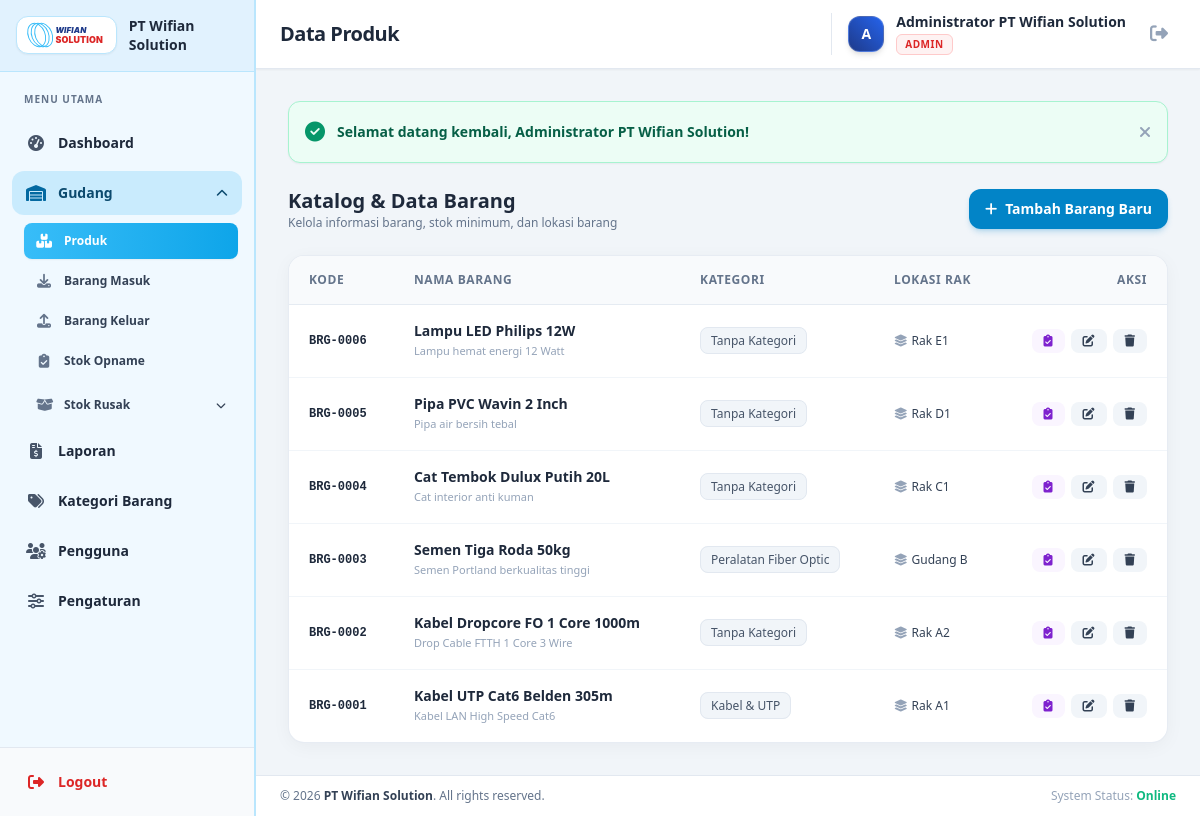
/pages/produk.php (signed in), run on the app's committed database.
### tables this page shows
CREATE TABLE `settings` (
  `id` INT AUTO_INCREMENT PRIMARY KEY,
  `nama_toko` VARCHAR(150) NOT NULL,
  `logo` VARCHAR(255) DEFAULT NULL,
  `alamat` TEXT DEFAULT NULL,
  `telepon` VARCHAR(50) DEFAULT NULL,
  `email` VARCHAR(100) DEFAULT NULL
);

CREATE TABLE `products` (
  `id` INT AUTO_INCREMENT PRIMARY KEY,
  `kode_barang` VARCHAR(50) NOT NULL UNIQUE,
  `nama_barang` VARCHAR(150) NOT NULL,
  `kategori_id` INT DEFAULT NULL,
  `satuan` VARCHAR(30) NOT NULL,
  `harga_beli` DECIMAL(15,2) NOT NULL DEFAULT 0.00,
  `harga_jual` DECIMAL(15,2) NOT NULL DEFAULT 0.00,
  `stok` INT NOT NULL DEFAULT 0,
  `stok_minimum` INT NOT NULL DEFAULT 5,
  `lokasi_rak` VARCHAR(50) DEFAULT NULL,
  `deskripsi` TEXT DEFAULT NULL,
  `created_at` DATETIME DEFAULT CURRENT_TIMESTAMP,
  CONSTRAINT `fk_products_category` FOREIGN KEY (`kategori_id`) REFERENCES `categories` (`id`) ON DELETE SET NULL ON UPDATE CASCADE
);

CREATE TABLE `categories` (
  `id` INT AUTO_INCREMENT PRIMARY KEY,
  `nama_kategori` VARCHAR(100) NOT NULL UNIQUE,
  `created_at` DATETIME DEFAULT CURRENT_TIMESTAMP
);

### includes/auth.php (called while the page is built, shortened)
<?php
function e($str) {
    return htmlspecialchars($str ?? '', ENT_QUOTES, 'UTF-8');
}
function getStoreSettings() {
    static $settings = null;
    if ($settings === null) {
        try {
            $pdo = getDBConnection();
            $stmt = $pdo->query("SELECT * FROM settings WHERE id = 1 LIMIT 1");
            $settings = $stmt->fetch();
        } catch (Exception $e) {
            $settings = [
                'nama_toko' => 'PT Wifian Solution',
                'logo' => '',
                'alamat' => '',
                'telepon' => '',
                'email' => ''
            ];
        }
    }
    return $settings;
}

### pages/produk.php (the view, shortened to what this page needs)
<?php
require_once __DIR__ . '/../includes/header.php';
$pdo = getDBConnection();
$query = "
    SELECT p.*, c.nama_kategori
    FROM products p
    LEFT JOIN categories c ON p.kategori_id = c.id
";
$query .= " ORDER BY p.id DESC ";
$products = $pdo->query($query)->fetchAll();
?>
<div class="flex flex-col sm:flex-row items-start sm:items-center justify-between gap-4 mb-6">
    <div>
        <h2 class="text-xl font-bold text-slate-800">Katalog & Data Barang</h2>
        <p class="text-xs text-slate-500">Kelola informasi barang, stok minimum, dan lokasi barang</p>
    </div>
    <button onclick="openModal('modalAddProduct')" class="inline-flex items-center gap-2 bg-sky-600 hover:bg-sky-700 text-white font-semibold text-sm px-4 py-2.5 rounded-xl shadow-md shadow-sky-600/20 transition-all">
        <i class="fa-solid fa-plus"></i>
        <span>Tambah Barang Baru</span>
    </button>
</div>
<div class="bg-white rounded-2xl border border-slate-200/80 shadow-subtle overflow-hidden">
    <div class="overflow-x-auto">
        <table id="tableProduct" class="w-full text-left text-sm text-slate-600">
            <thead class="bg-slate-50 text-xs uppercase tracking-wider text-slate-500 font-semibold border-b border-slate-200/80">
                <tr>
                    <th class="px-5 py-4">Kode</th>
                    <th class="px-5 py-4">Nama Barang</th>
                    <th class="px-5 py-4">Kategori</th>
                    <th class="px-5 py-4">Lokasi Rak</th>
                    <th class="px-5 py-4 text-right">Aksi</th>
                </tr>
            </thead>
            <tbody class="divide-y divide-slate-100">
                <?php if (empty($products)): ?>
                    <tr>
                        <td colspan="5" class="px-5 py-12 text-center text-slate-400">
                            <i class="fa-solid fa-box-open text-4xl mb-2 block text-slate-300"></i>
                            Tidak ada data barang ditemukan.
                        </td>
                    </tr>
                <?php else: ?>
                    <?php foreach ($products as $p): ?>
                        <tr class="hover:bg-slate-50/80 transition-colors">
                            <td class="px-5 py-4 font-mono text-xs font-bold text-slate-800">
                                <?= e($p['kode_barang']) ?>
                            </td>
                            <td class="px-5 py-4 font-semibold text-slate-800">
                                <?= e($p['nama_barang']) ?>
                                <?php if (!empty($p['deskripsi'])): ?>
                                    <div class="text-[11px] font-normal text-slate-400 truncate max-w-xs"><?= e($p['deskripsi']) ?></div>
                                <?php endif; ?>
                            </td>
                            <td class="px-5 py-4 text-xs font-medium text-slate-600">
                                <span class="bg-slate-100 px-2.5 py-1 rounded-lg border border-slate-200">
                                    <?= e($p['nama_kategori'] ?? 'Tanpa Kategori') ?>
                                </span>
                            </td>
                            <td class="px-5 py-4 text-xs font-medium text-slate-700">
                                <i class="fa-solid fa-layer-group text-slate-400 mr-1"></i><?= e($p['lokasi_rak'] ?: '-') ?>
                            </td>
                            <td class="px-5 py-4 text-right whitespace-nowrap">
                                <div class="inline-flex items-center justify-end gap-1.5">
                                    <a href="stok_opname.php?product_id=<?= $p['id'] ?>" class="inline-flex items-center justify-center px-3 py-1.5 rounded-lg text-xs font-semibold bg-purple-50 hover:bg-purple-100 text-purple-700 transition-colors" title="Stok Opname">
                                        <i class="fa-solid fa-clipboard-check"></i>
                                    </a>
                                    <button onclick='editProduct(<?= json_encode($p) ?>)' class="inline-flex items-center justify-center px-3 py-1.5 rounded-lg text-xs font-semibold bg-slate-100 hover:bg-sky-50 text-slate-700 hover:text-sky-600 transition-colors" title="Edit Produk">
                                        <i class="fa-solid fa-pen-to-square"></i>
                                    </button>
                                    <form action="../actions/produk_action.php" method="POST" class="inline-flex m-0 p-0" onsubmit="return confirm('Apakah Anda yakin ingin menghapus produk ini?');">
                                        <button type="submit" class="inline-flex items-center justify-center px-3 py-1.5 rounded-lg text-xs font-semibold bg-slate-100 hover:bg-rose-50 text-slate-700 hover:text-rose-600 transition-colors" title="Hapus Produk">
                                            <i class="fa-solid fa-trash"></i>
                                        </button>
                                    </form>
                                </div>
                            </td>
                        </tr>
                    <?php endforeach; ?>
                <?php endif; ?>
            </tbody>
        </table>
    </div>
</div>
<?php include __DIR__ . '/../includes/footer.php'; ?>

### includes/sidebar.php (shortened to what this page needs)
<?php
$currentPage = basename($_SERVER['PHP_SELF']);
$userRole    = $_SESSION['role'] ?? 'Admin';
$settings    = getStoreSettings();
$stokRusakItems = [
    ['key' => 'jenis_barang.php',  'label' => 'Jenis Barang',  'icon' => 'fa-boxes-stacked'],
    ['key' => 'riwayat_masuk.php', 'label' => 'Riwayat Masuk', 'icon' => 'fa-right-to-bracket'],
    ['key' => 'riwayat_keluar.php','label' => 'Riwayat Keluar','icon' => 'fa-right-from-bracket'],
];
$isStokRusakActive = in_array($currentPage, array_column($stokRusakItems, 'key'));
$gudangSubItems = [
    ['key' => 'produk.php', 'label' => 'Produk', 'icon' => 'fa-boxes-stacked', 'roles' => ['Admin', 'Warehouse']],
    ['key' => 'barang_masuk.php', 'label' => 'Barang Masuk', 'icon' => 'fa-download', 'roles' => ['Admin', 'NOC']],
    ['key' => 'barang_keluar.php', 'label' => 'Barang Keluar', 'icon' => 'fa-upload', 'roles' => ['Admin', 'NOC']],
    ['key' => 'stok_opname.php', 'label' => 'Stok Opname', 'icon' => 'fa-clipboard-check', 'roles' => ['Admin', 'User']],
];
$allowedGudangItems = array_filter($gudangSubItems, function($item) use ($userRole) {
    return in_array($userRole, $item['roles']);
});
$isGudangActive = in_array($currentPage, array_column($gudangSubItems, 'key')) || $isStokRusakActive;
$menuItems = [
    ['key' => 'dashboard.php', 'label' => 'Dashboard', 'icon' => 'fa-gauge-high', 'roles' => ['Admin', 'Warehouse', 'User', 'NOC']],
    ['key' => 'laporan.php', 'label' => 'Laporan', 'icon' => 'fa-file-invoice-dollar', 'roles' => ['Admin', 'Warehouse']],
    ['key' => 'kategori.php', 'label' => 'Kategori Barang', 'icon' => 'fa-tags', 'roles' => ['Admin', 'Warehouse']],
    ['key' => 'pengguna.php', 'label' => 'Pengguna', 'icon' => 'fa-users-gear', 'roles' => ['Admin']],
    ['key' => 'pengaturan.php', 'label' => 'Pengaturan', 'icon' => 'fa-sliders', 'roles' => ['Admin']],
];
?>
<aside id="sidebar" class="w-64 bg-sky-50 text-slate-900 flex flex-col fixed lg:static inset-y-0 left-0 z-50 transform -translate-x-full lg:translate-x-0 transition-transform duration-300 ease-in-out shadow-lg lg:shadow-none border-r-2 border-sky-200">
    <div class="p-4 border-b border-sky-200 flex items-center gap-3 bg-sky-100/90">
        <div class="bg-white px-2 py-1 rounded-xl shadow-sm flex-shrink-0 border border-sky-200">
            <img src="../assets/images/logo.svg" alt="Logo PT Wifian Solution" class="h-7 w-auto mx-auto">
        </div>
        <div class="flex-1 min-w-0">
            <h1 class="text-sm font-extrabold text-slate-800 leading-snug break-words">
                <?= e($settings['nama_toko']) ?>
            </h1>
        </div>
    </div>
    <nav class="flex-1 px-3 py-5 space-y-1.5 overflow-y-auto">
        <div class="px-3 pb-2 text-[10px] font-black text-slate-500 uppercase tracking-widest">Menu Utama</div>
        <?php foreach ($menuItems as $item): ?>
            <?php if ($item['key'] === 'laporan.php' && (!empty($allowedGudangItems) || $isStokRusakActive)): ?>
                <div x-data="{ openGudang: <?= $isGudangActive ? 'true' : 'false' ?>, openRusak: <?= $isStokRusakActive ? 'true' : 'false' ?> }" class="space-y-1">
                    <button type="button" @click="openGudang = !openGudang"
                            class="w-full flex items-center justify-between px-3.5 py-2.5 rounded-xl text-sm font-semibold transition-all duration-300 group <?= $isGudangActive ? 'bg-sky-200/70 text-sky-900 font-extrabold' : 'text-slate-800 hover:bg-sky-100/60' ?>">
                        <div class="flex items-center gap-3">
                            <i class="fa-solid fa-warehouse w-5 text-center text-base <?= $isGudangActive ? 'text-sky-700' : 'text-slate-600 group-hover:text-sky-600' ?>"></i>
                            <span>Gudang</span>
                        </div>
                        <i class="fa-solid fa-chevron-down text-xs transition-transform duration-300" :class="openGudang ? 'rotate-180' : 'rotate-0'"></i>
                    </button>
                    <div x-show="openGudang" x-collapse.duration.300ms x-cloak class="pl-3 pr-1 space-y-1 pt-1 overflow-hidden">
                        <?php foreach ($allowedGudangItems as $sub): ?>
                            <?php $isSubActive = ($currentPage === $sub['key']); ?>
                            <a href="<?= $sub['key'] ?>"
                               class="flex items-center gap-3 px-3 py-2 rounded-lg text-xs font-semibold transition-all duration-200 <?= $isSubActive ? 'bg-gradient-to-r from-sky-400 to-sky-500 text-white font-extrabold shadow-sm' : 'text-slate-700 hover:bg-sky-100' ?>">
                                <i class="fa-solid <?= $sub['icon'] ?> w-4 text-center text-sm <?= $isSubActive ? 'text-white' : 'text-slate-500' ?>"></i>
                                <span><?= e($sub['label']) ?></span>
                            </a>
                        <?php endforeach; ?>
                        <div class="space-y-1 pt-1">
                            <button type="button" @click="openRusak = !openRusak"
                                    class="w-full flex items-center justify-between px-3 py-2 rounded-lg text-xs font-semibold transition-all duration-200 <?= $isStokRusakActive ? 'bg-sky-200/80 text-sky-900 font-extrabold' : 'text-slate-700 hover:bg-sky-100' ?>">
                                <div class="flex items-center gap-3">
                                    <i class="fa-solid fa-box-open w-4 text-center text-sm <?= $isStokRusakActive ? 'text-sky-700' : 'text-slate-500' ?>"></i>
                                    <span>Stok Rusak</span>
                                </div>
                                <i class="fa-solid fa-chevron-down text-[10px] transition-transform duration-300" :class="openRusak ? 'rotate-180' : 'rotate-0'"></i>
                            </button>
                        </div>
                    </div>
                </div>
            <?php endif; ?>
            <?php if (in_array($userRole, $item['roles'])): ?>
                <?php $isActive = ($currentPage === $item['key']); ?>
                <a href="<?= $item['key'] ?>" class="flex items-center gap-3 px-3.5 py-2.5 rounded-xl text-sm font-semibold transition-all duration-200 group relative <?= $isActive ? 'bg-gradient-to-r from-sky-300 via-sky-400 to-sky-500 text-white font-extrabold shadow-md border-l-4 border-sky-400' : 'text-slate-800 hover:text-slate-900 hover:bg-sky-100/60' ?>">
                    <i class="fa-solid <?= $item['icon'] ?> w-5 text-center text-base <?= $isActive ? 'text-white' : 'text-slate-600 group-hover:text-sky-500' ?>"></i>
                    <span><?= e($item['label']) ?></span>
                </a>
            <?php endif; ?>
        <?php endforeach; ?>
    </nav>
    <div class="p-3 border-t border-slate-200 bg-slate-50">
        <a href="../logout.php" onclick="return confirm('Apakah Anda yakin ingin keluar?');" class="flex items-center gap-3 px-3.5 py-2.5 rounded-xl text-sm font-bold text-red-600 hover:bg-red-100 hover:text-red-700 transition-colors">
            <i class="fa-solid fa-right-from-bracket w-5 text-center text-base"></i>
            <span>Logout</span>
        </a>
    </div>
</aside>

### includes/footer.php (shortened to what this page needs)
<?php
$settings = getStoreSettings();
?>
        </main>
        <footer class="no-print bg-white border-t border-slate-200 py-3 px-6 text-center sm:text-left text-xs text-slate-500 flex flex-col sm:flex-row justify-between items-center gap-2">
            <div>
                &copy; <?= date('Y') ?> <strong class="text-slate-700"><?= e($settings['nama_toko']) ?></strong>. All rights reserved.
            </div>
            <div class="flex items-center gap-4 text-slate-400">
                <span>System Status: <span class="text-emerald-500 font-semibold">Online</span></span>
            </div>
        </footer>
    </div>
</div>
</body>
</html>

### assets/css/custom.css (style rules this page uses)
:root { --wifian-navy: #333; --wifian-blue: #333; --wifian-sky: #333; --wifian-cyan: #333; --wifian-red: #333; }
body { font-family: 'Inter', sans-serif; background-color: #f8fafc; }
.shadow-subtle { box-shadow: 0 4px 20px -2px rgba(15, 23, 42, 0.05); }

### data on the page
settings: nama_toko "PT Wifian Solution"
products: kode_barang "BRG-0006", nama_barang "Lampu LED Philips 12W", deskripsi "Lampu hemat energi 12 Watt", nama_kategori "Tanpa Kategori", lokasi_rak "Rak E1"
products: kode_barang "BRG-0005", nama_barang "Pipa PVC Wavin 2 Inch", deskripsi "Pipa air bersih tebal", nama_kategori "Tanpa Kategori", lokasi_rak "Rak D1"
products: kode_barang "BRG-0004", nama_barang "Cat Tembok Dulux Putih 20L", deskripsi "Cat interior anti kuman", nama_kategori "Tanpa Kategori", lokasi_rak "Rak C1"
products: kode_barang "BRG-0003", nama_barang "Semen Tiga Roda 50kg", deskripsi "Semen Portland berkualitas tinggi", kategori.nama_kategori "Peralatan Fiber Optic", lokasi_rak "Gudang B"
products: kode_barang "BRG-0002", nama_barang "Kabel Dropcore FO 1 Core 1000m", deskripsi "Drop Cable FTTH 1 Core 3 Wire", nama_kategori "Tanpa Kategori", lokasi_rak "Rak A2"
products: kode_barang "BRG-0001", nama_barang "Kabel UTP Cat6 Belden 305m", deskripsi "Kabel LAN High Speed Cat6", kategori.nama_kategori "Kabel & UTP", lokasi_rak "Rak A1"

### other printed values
$item['label'] "Dashboard"
$sub['label'] "Produk"
$sub['label'] "Barang Masuk"
$sub['label'] "Barang Keluar"
$sub['label'] "Stok Opname"
$item['label'] "Laporan"
$item['label'] "Kategori Barang"
$item['label'] "Pengguna"
$item['label'] "Pengaturan"
$pageTitle "Data Produk"
substr($currentUser, 0, 1) "A"
$currentUser "Administrator PT Wifian Solution"
$currentRole "ADMIN"
$flash['message'] "Selamat datang kembali, Administrator PT Wifian Solution!"
